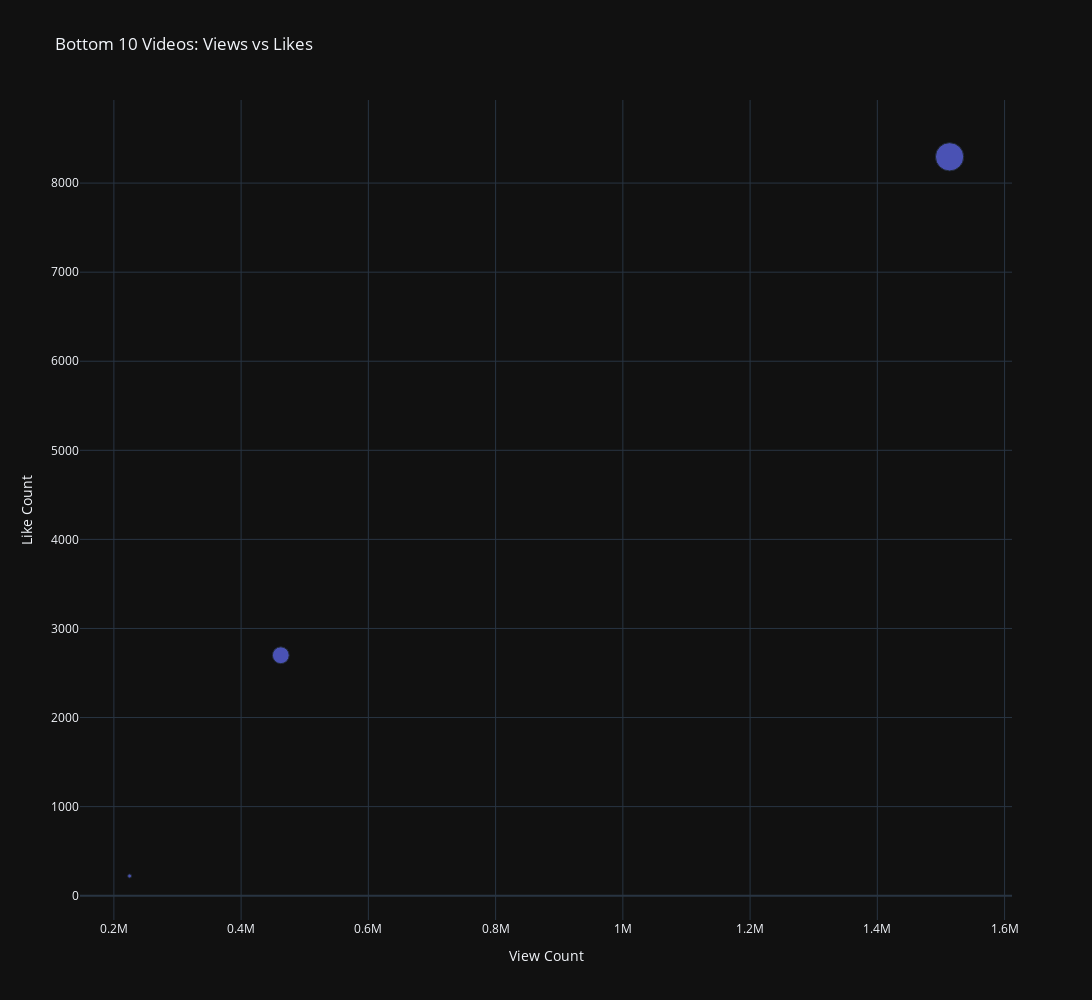

This figure's notebook cell:
### Markdown cell above
### Bottom Videos: Views vs Likes

### Code cell
# Sort and select bottom 10 videos by view count
bottom_10_views = df.sort_values(by = 'viewCount', ascending = True).head(10)

# Scatter plot of bottom 10 videos to explore relationship between views and likes.
fig = px.scatter(
    bottom_10_views,
    x = 'viewCount',
    y = 'likeCount',
    size = 'commentCount',
    title = 'Bottom 10 Videos: Views vs Likes',
    labels = { 'viewCount' : 'View Count', 'likeCount' : 'Like Count' },
    width = width,
    height = height,
    template = template
)
fig.show()

### Figure 1 — Plotly figure (JSON) as saved in the notebook; plotly's stock layout.template omitted (floating-point values rounded to 4 significant figures)
{"data": [{"hovertemplate": "View Count=%{x}<br>Like Count=%{y}<br>commentCount=%{marker.size}<extra></extra>", "legendgroup": "", "marker": {"color": "#636efa", "size": [13, 240, 681], "sizemode": "area", "sizeref": 1.702, "symbol": "circle"}, "mode": "markers", "name": "", "orientation": "v", "showlegend": false, "type": "scatter", "x": [224709, 462348, 1513561], "xaxis": "x", "y": [221, 2699, 8295], "yaxis": "y"}], "layout": {"height": 1000, "legend": {"itemsizing": "constant", "tracegroupgap": 0}, "title": {"text": "Bottom 10 Videos: Views vs Likes"}, "width": 1600, "xaxis": {"anchor": "y", "domain": [0, 1], "title": {"text": "View Count"}}, "yaxis": {"anchor": "x", "domain": [0, 1], "title": {"text": "Like Count"}}}}
